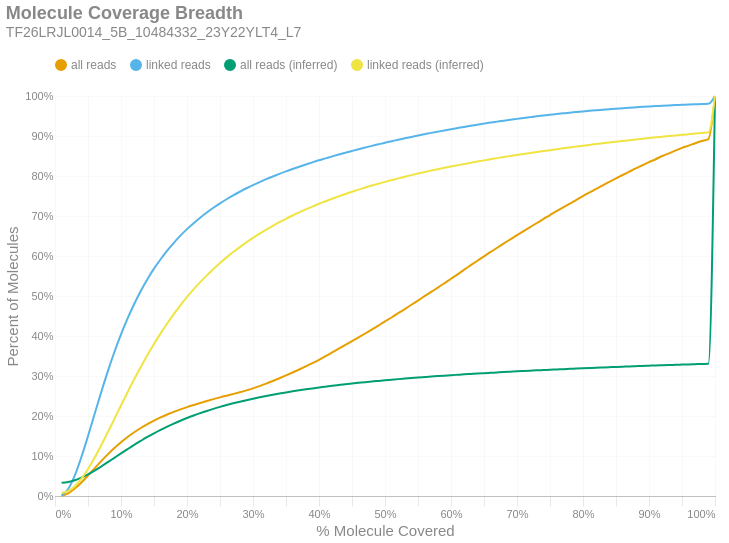

Notebook code for this chart:
### Markdown cell above
### Molecule Read Coverage
This chart shows molecule coverage breadth as computed by the number of bases aligned to that molecule. In other words, "*how much of each unique long molecule is actually sequenced/aligned?*" Keep in mind there is a distinction between sequences and alignments, since some sequences belonging to a particular molecule may not align well and wouldn't appear in the alignment data. This chart also shows molecule coverage breadth as computed by the *inferred fragment* from which the aligned sequences originate. Unlike read coverage, this calculation takes into account the total insert size, including unsequenced gaps between the forward and reverse reads. Like the previous figures, these are cumulative percents.

### Code cell
if SKIPLR:
    print_html(f"Skipped")
else:
    binned_df = consolidated_hist(valids['coverage_bp'], mask, 0.01, True)
    binned_df_inf = consolidated_hist(valids['coverage_inserts'], mask, 0.01, True)
    binned_df = binned_df.with_columns(pl.lit(binned_df_inf['all reads (cumsum)']).alias('all reads (inferred)'))
    binned_df = binned_df.with_columns(pl.lit(binned_df_inf['linked reads (cumsum)']).alias('linked reads (inferred)'))
    binned_df = binned_df.with_columns(
        (pl.col('bin').cast(pl.Float64) + 0.01).alias('right_edge')
    )

    with SafeRender(binned_df):
        (
            density_plot(binned_df, 'Molecule Coverage Breadth', samplename, 'molcov', ['all reads (inferred)','linked reads (inferred)'])
            .encode(
                #x=alt.X('bin:Q', title="% Molecule Covered").axis(format = '%').scale(padding=0),
                x=alt.X('right_edge:Q', title="% Molecule Covered").axis(format='%').scale(padding=0),
                y=alt.Y('value:Q', title='Percent of Molecules')
                    .axis(format='%')
                    .stack(False)
                    .scale(domainMin=0, padding=0),
                color=alt.Color("key:N").scale(domain = ["all reads", "linked reads", "all reads (inferred)", "linked reads (inferred)"]),
                tooltip = [
                    alt.Tooltip("key:N", title = "Data Type"),
                    alt.Tooltip("range_label:N", title="% Molecule Covered"),
                    alt.Tooltip("value:Q", format = ".2%", title="% Molecules")
                ]
            )
        ).display()

### Figure 1 — Vega-Lite specification as saved in the notebook (floating-point values rounded to 4 significant figures)
{"width": "container", "height": 400, "config": {"title": {"anchor": "start", "dy": -15, "fontSize": 18, "color": "#888888", "subtitleColor": "#888888", "subtitleFontSize": 14}, "arc": {"fill": "#0072B2"}, "axis": {"domainColor": "#888888", "domainWidth": 0.5, "gridWidth": 0.2, "grid": false, "titleFontWeight": 400, "titleFontSize": 15, "labelFontSize": 11, "labelColor": "#888888", "tickColor": "#888888", "tickWidth": 0.2, "titleColor": "#888888"}, "axisBand": {"grid": false}, "axisX": {"grid": true, "tickSize": 10, "domainCap": "round"}, "axisY": {"domain": false, "grid": true, "tickSize": 0, "domainCap": "round"}, "background": "transparent", "header": {"labelFontSize": 15, "labelColor": "#888888", "titleFontSize": 15, "titleFontWeight": 600, "titleColor": "#888888"}, "legend": {"labelFont": "sans-serif", "labelFontSize": 12, "labelColor": "#888888", "symbolSize": 100, "symbolType": "circle", "titleFontSize": 12, "titlePadding": 10, "titleColor": "#888888", "title": null, "orient": "top"}, "range": {"category": ["#E69F00", "#56B4E9", "#009E73", "#F0E442", "#0072B2", "#D55E00", "#CC79A7", "#000000"], "diverging": ["#cfe8f3", "#a2d4ec", "#73bfe2", "#46abdb", "#1696d2", "#12719e"]}, "area": {"fill": "#0072B2", "fillOpacity": 0.7, "line": true, "strokeOpacity": 0.7}, "line": {"color": "#0072B2", "stroke": "#0072B2", "strokeWidth": 2}, "trail": {"color": "#0072B2", "stroke": "#0072B2", "strokeWidth": 0, "size": 1}, "point": {"filled": true, "fillOpacity": 1.0, "size": 95}, "text": {"color": "#888888", "fontSize": 11, "align": "right", "fontWeight": 400, "size": 11}, "bar": {"fill": "#0072B2", "stroke": null}, "view": {"stroke": null, "continuousWidth": 660, "continuousHeight": 400}}, "data": {"name": "data-a0bcf06c0b7cb27c162b915f5b9d19b7"}, "mark": {"type": "line", "interpolate": "monotone", "point": {"opacity": 0, "size": 275}}, "encoding": {"color": {"field": "key", "scale": {"domain": ["all reads", "linked reads", "all reads (inferred)", "linked reads (inferred)"]}, "type": "nominal"}, "tooltip": [{"field": "key", "title": "Data Type", "type": "nominal"}, {"field": "range_label", "title": "% Molecule Covered", "type": "nominal"}, {"field": "value", "format": ".2%", "title": "% Molecules", "type": "quantitative"}], "x": {"axis": {"format": "%"}, "field": "right_edge", "scale": {"padding": 0}, "title": "% Molecule Covered", "type": "quantitative"}, "y": {"axis": {"format": "%"}, "field": "value", "scale": {"domainMin": 0, "padding": 0}, "stack": false, "title": "Percent of Molecules", "type": "quantitative"}}, "params": [{"name": "param_c36ac31b6afebe62", "select": {"type": "point", "fields": ["key"]}, "bind": "legend"}], "title": {"text": "Molecule Coverage Breadth", "subtitle": "TF26LRJL0014_5B_10484332_23Y22YLT4_L7"}, "transform": [{"fold": ["all reads (cumsum)", "linked reads (cumsum)", "all reads (inferred)", "linked reads (inferred)"]}, {"calculate": "replace(datum.key, ' (cumsum)', '')", "as": "key"}, {"filter": {"param": "param_c36ac31b6afebe62"}}], "usermeta": {"embedOptions": {"downloadFileName": "TF26LRJL0014_5B_10484332_23Y22YLT4_L7.molcov"}}, "$schema": "https://vega.github.io/schema/vega-lite/v6.4.1.json", "datasets": {"data-a0bcf06c0b7cb27c162b915f5b9d19b7": [{"bin": "0.0", "interval": "0.0-0.01", "all reads": 0.0006528, "linked reads": 0.001178, "all reads (cumsum)": 0.0006528, "linked reads (cumsum)": 0.001178, "range_label": "0.0-0.01", "all reads (inferred)": 0.03324, "linked reads (inferred)": 0.007347, "right_edge": 0.01}, {"bin": "0.01", "interval": "0.01-0.02", "all reads": 0.006081, "linked reads": 0.0163, "all reads (cumsum)": 0.006733, "linked reads (cumsum)": 0.01747, "range_label": "0.01-0.02", "all reads (inferred)": 0.03524, "linked reads (inferred)": 0.01224, "right_edge": 0.02}, {"bin": "0.02", "interval": "0.02-0.03", "all reads": 0.01177, "linked reads": 0.03401, "all reads (cumsum)": 0.0185, "linked reads (cumsum)": 0.05148, "range_label": "0.02-0.03", "all reads (inferred)": 0.03954, "linked reads (inferred)": 0.02431, "right_edge": 0.03}, {"bin": "0.03", "interval": "0.03-0.04", "all reads": 0.01533, "linked reads": 0.04596, "all reads (cumsum)": 0.03383, "linked reads (cumsum)": 0.09744, "range_label": "0.03-0.04", "all reads (inferred)": 0.04602, "linked reads (inferred)": 0.04331, "right_edge": 0.04}, {"bin": "0.04", "interval": "0.04-0.05", "all reads": 0.01733, "linked reads": 0.05253, "all reads (cumsum)": 0.05116, "linked reads (cumsum)": 0.15, "range_label": "0.04-0.05", "all reads (inferred)": 0.05417, "linked reads (inferred)": 0.06745, "right_edge": 0.05}, {"bin": "0.05", "interval": "0.05-0.06", "all reads": 0.018, "linked reads": 0.05482, "all reads (cumsum)": 0.06916, "linked reads (cumsum)": 0.2048, "range_label": "0.05-0.06", "all reads (inferred)": 0.0635, "linked reads (inferred)": 0.09559, "right_edge": 0.06}, {"bin": "0.06", "interval": "0.06-0.07", "all reads": 0.01792, "linked reads": 0.05472, "all reads (cumsum)": 0.08708, "linked reads (cumsum)": 0.2595, "range_label": "0.06-0.07", "all reads (inferred)": 0.07377, "linked reads (inferred)": 0.1267, "right_edge": 0.07}, {"bin": "0.07", "interval": "0.07-0.08", "all reads": 0.01697, "linked reads": 0.05195, "all reads (cumsum)": 0.1041, "linked reads (cumsum)": 0.3115, "range_label": "0.07-0.08", "all reads (inferred)": 0.08449, "linked reads (inferred)": 0.1593, "right_edge": 0.08}, {"bin": "0.08", "interval": "0.08-0.09", "all reads": 0.01583, "linked reads": 0.04845, "all reads (cumsum)": 0.1199, "linked reads (cumsum)": 0.3599, "range_label": "0.08-0.09", "all reads (inferred)": 0.09548, "linked reads (inferred)": 0.1928, "right_edge": 0.09}, {"bin": "0.09", "interval": "0.09-0.1", "all reads": 0.01444, "linked reads": 0.04411, "all reads (cumsum)": 0.1343, "linked reads (cumsum)": 0.404, "range_label": "0.09-0.1", "all reads (inferred)": 0.1065, "linked reads (inferred)": 0.2263, "right_edge": 0.1}, {"bin": "0.1", "interval": "0.1-0.11", "all reads": 0.0131, "linked reads": 0.03996, "all reads (cumsum)": 0.1474, "linked reads (cumsum)": 0.444, "range_label": "0.1-0.11", "all reads (inferred)": 0.1173, "linked reads (inferred)": 0.2594, "right_edge": 0.11}, {"bin": "0.11", "interval": "0.11-0.12", "all reads": 0.01185, "linked reads": 0.03607, "all reads (cumsum)": 0.1593, "linked reads (cumsum)": 0.4801, "range_label": "0.11-0.12", "all reads (inferred)": 0.1278, "linked reads (inferred)": 0.2917, "right_edge": 0.12}, {"bin": "0.12", "interval": "0.12-0.13", "all reads": 0.01075, "linked reads": 0.03262, "all reads (cumsum)": 0.17, "linked reads (cumsum)": 0.5127, "range_label": "0.12-0.13", "all reads (inferred)": 0.1378, "linked reads (inferred)": 0.3223, "right_edge": 0.13}, {"bin": "0.13", "interval": "0.13-0.14", "all reads": 0.009682, "linked reads": 0.02924, "all reads (cumsum)": 0.1797, "linked reads (cumsum)": 0.5419, "range_label": "0.13-0.14", "all reads (inferred)": 0.1476, "linked reads (inferred)": 0.3522, "right_edge": 0.14}, {"bin": "0.14", "interval": "0.14-0.15", "all reads": 0.008808, "linked reads": 0.02643, "all reads (cumsum)": 0.1885, "linked reads (cumsum)": 0.5683, "range_label": "0.14-0.15", "all reads (inferred)": 0.1566, "linked reads (inferred)": 0.38, "right_edge": 0.15}, {"bin": "0.15", "interval": "0.15-0.16", "all reads": 0.007887, "linked reads": 0.02349, "all reads (cumsum)": 0.1964, "linked reads (cumsum)": 0.5918, "range_label": "0.15-0.16", "all reads (inferred)": 0.1653, "linked reads (inferred)": 0.4065, "right_edge": 0.16}, {"bin": "0.16", "interval": "0.16-0.17", "all reads": 0.007281, "linked reads": 0.02154, "all reads (cumsum)": 0.2037, "linked reads (cumsum)": 0.6134, "range_label": "0.16-0.17", "all reads (inferred)": 0.1734, "linked reads (inferred)": 0.4314, "right_edge": 0.17}, {"bin": "0.17", "interval": "0.17-0.18", "all reads": 0.006708, "linked reads": 0.01962, "all reads (cumsum)": 0.2104, "linked reads (cumsum)": 0.633, "range_label": "0.17-0.18", "all reads (inferred)": 0.181, "linked reads (inferred)": 0.4548, "right_edge": 0.18}, {"bin": "0.18", "interval": "0.18-0.19", "all reads": 0.006203, "linked reads": 0.01791, "all reads (cumsum)": 0.2166, "linked reads (cumsum)": 0.6509, "range_label": "0.18-0.19", "all reads (inferred)": 0.1882, "linked reads (inferred)": 0.4768, "right_edge": 0.19}, {"bin": "0.19", "interval": "0.19-0.2", "all reads": 0.005711, "linked reads": 0.01624, "all reads (cumsum)": 0.2223, "linked reads (cumsum)": 0.6671, "range_label": "0.19-0.2", "all reads (inferred)": 0.195, "linked reads (inferred)": 0.4976, "right_edge": 0.2}, {"bin": "0.2", "interval": "0.2-0.21", "all reads": 0.005348, "linked reads": 0.01501, "all reads (cumsum)": 0.2277, "linked reads (cumsum)": 0.6821, "range_label": "0.2-0.21", "all reads (inferred)": 0.2013, "linked reads (inferred)": 0.5168, "right_edge": 0.21}, {"bin": "0.21", "interval": "0.21-0.22", "all reads": 0.005007, "linked reads": 0.01369, "all reads (cumsum)": 0.2327, "linked reads (cumsum)": 0.6958, "range_label": "0.21-0.22", "all reads (inferred)": 0.2071, "linked reads (inferred)": 0.5347, "right_edge": 0.22}, {"bin": "0.22", "interval": "0.22-0.23", "all reads": 0.004835, "linked reads": 0.01281, "all reads (cumsum)": 0.2375, "linked reads (cumsum)": 0.7087, "range_label": "0.22-0.23", "all reads (inferred)": 0.2127, "linked reads (inferred)": 0.5516, "right_edge": 0.23}, {"bin": "0.23", "interval": "0.23-0.24", "all reads": 0.00467, "linked reads": 0.01194, "all reads (cumsum)": 0.2422, "linked reads (cumsum)": 0.7206, "range_label": "0.23-0.24", "all reads (inferred)": 0.2178, "linked reads (inferred)": 0.5673, "right_edge": 0.24}, {"bin": "0.24", "interval": "0.24-0.25", "all reads": 0.00444, "linked reads": 0.01101, "all reads (cumsum)": 0.2466, "linked reads (cumsum)": 0.7316, "range_label": "0.24-0.25", "all reads (inferred)": 0.2228, "linked reads (inferred)": 0.5825, "right_edge": 0.25}, {"bin": "0.25", "interval": "0.25-0.26", "all reads": 0.004183, "linked reads": 0.01024, "all reads (cumsum)": 0.2508, "linked reads (cumsum)": 0.7419, "range_label": "0.25-0.26", "all reads (inferred)": 0.2274, "linked reads (inferred)": 0.5965, "right_edge": 0.26}, {"bin": "0.26", "interval": "0.26-0.27", "all reads": 0.00424, "linked reads": 0.009693, "all reads (cumsum)": 0.255, "linked reads (cumsum)": 0.7515, "range_label": "0.26-0.27", "all reads (inferred)": 0.2317, "linked reads (inferred)": 0.6098, "right_edge": 0.27}, {"bin": "0.27", "interval": "0.27-0.28", "all reads": 0.004384, "linked reads": 0.009072, "all reads (cumsum)": 0.2594, "linked reads (cumsum)": 0.7606, "range_label": "0.27-0.28", "all reads (inferred)": 0.2358, "linked reads (inferred)": 0.6223, "right_edge": 0.28}, {"bin": "0.28", "interval": "0.28-0.29", "all reads": 0.004702, "linked reads": 0.008731, "all reads (cumsum)": 0.2641, "linked reads (cumsum)": 0.7693, "range_label": "0.28-0.29", "all reads (inferred)": 0.2396, "linked reads (inferred)": 0.634, "right_edge": 0.29}, {"bin": "0.29", "interval": "0.29-0.3", "all reads": 0.005037, "linked reads": 0.007978, "all reads (cumsum)": 0.2692, "linked reads (cumsum)": 0.7773, "range_label": "0.29-0.3", "all reads (inferred)": 0.2433, "linked reads (inferred)": 0.6452, "right_edge": 0.3}, {"bin": "0.3", "interval": "0.3-0.31", "all reads": 0.005564, "linked reads": 0.007492, "all reads (cumsum)": 0.2747, "linked reads (cumsum)": 0.7848, "range_label": "0.3-0.31", "all reads (inferred)": 0.2467, "linked reads (inferred)": 0.6557, "right_edge": 0.31}, {"bin": "0.31", "interval": "0.31-0.32", "all reads": 0.006177, "linked reads": 0.007232, "all reads (cumsum)": 0.2809, "linked reads (cumsum)": 0.7921, "range_label": "0.31-0.32", "all reads (inferred)": 0.25, "linked reads (inferred)": 0.6658, "right_edge": 0.32}, {"bin": "0.32", "interval": "0.32-0.33", "all reads": 0.006605, "linked reads": 0.006767, "all reads (cumsum)": 0.2875, "linked reads (cumsum)": 0.7988, "range_label": "0.32-0.33", "all reads (inferred)": 0.2531, "linked reads (inferred)": 0.6753, "right_edge": 0.33}, {"bin": "0.33", "interval": "0.33-0.34", "all reads": 0.006815, "linked reads": 0.006487, "all reads (cumsum)": 0.2943, "linked reads (cumsum)": 0.8053, "range_label": "0.33-0.34", "all reads (inferred)": 0.2561, "linked reads (inferred)": 0.6844, "right_edge": 0.34}, {"bin": "0.34", "interval": "0.34-0.35", "all reads": 0.007106, "linked reads": 0.00624, "all reads (cumsum)": 0.3014, "linked reads (cumsum)": 0.8115, "range_label": "0.34-0.35", "all reads (inferred)": 0.2589, "linked reads (inferred)": 0.693, "right_edge": 0.35}, {"bin": "0.35", "interval": "0.35-0.36", "all reads": 0.007367, "linked reads": 0.005885, "all reads (cumsum)": 0.3088, "linked reads (cumsum)": 0.8174, "range_label": "0.35-0.36", "all reads (inferred)": 0.2616, "linked reads (inferred)": 0.7012, "right_edge": 0.36}, {"bin": "0.36", "interval": "0.36-0.37", "all reads": 0.007539, "linked reads": 0.005747, "all reads (cumsum)": 0.3163, "linked reads (cumsum)": 0.8232, "range_label": "0.36-0.37", "all reads (inferred)": 0.2642, "linked reads (inferred)": 0.709, "right_edge": 0.37}, {"bin": "0.37", "interval": "0.37-0.38", "all reads": 0.007787, "linked reads": 0.005551, "all reads (cumsum)": 0.3241, "linked reads (cumsum)": 0.8287, "range_label": "0.37-0.38", "all reads (inferred)": 0.2666, "linked reads (inferred)": 0.7165, "right_edge": 0.38}, {"bin": "0.38", "interval": "0.38-0.39", "all reads": 0.007933, "linked reads": 0.005366, "all reads (cumsum)": 0.332, "linked reads (cumsum)": 0.8341, "range_label": "0.38-0.39", "all reads (inferred)": 0.269, "linked reads (inferred)": 0.7236, "right_edge": 0.39}, {"bin": "0.39", "interval": "0.39-0.4", "all reads": 0.008527, "linked reads": 0.005195, "all reads (cumsum)": 0.3406, "linked reads (cumsum)": 0.8393, "range_label": "0.39-0.4", "all reads (inferred)": 0.2712, "linked reads (inferred)": 0.7305, "right_edge": 0.4}, {"bin": "0.4", "interval": "0.4-0.41", "all reads": 0.008894, "linked reads": 0.004853, "all reads (cumsum)": 0.3495, "linked reads (cumsum)": 0.8441, "range_label": "0.4-0.41", "all reads (inferred)": 0.2733, "linked reads (inferred)": 0.7369, "right_edge": 0.41}, {"bin": "0.41", "interval": "0.41-0.42", "all reads": 0.009381, "linked reads": 0.004855, "all reads (cumsum)": 0.3588, "linked reads (cumsum)": 0.849, "range_label": "0.41-0.42", "all reads (inferred)": 0.2754, "linked reads (inferred)": 0.7432, "right_edge": 0.42}, {"bin": "0.42", "interval": "0.42-0.43", "all reads": 0.009485, "linked reads": 0.004666, "all reads (cumsum)": 0.3683, "linked reads (cumsum)": 0.8537, "range_label": "0.42-0.43", "all reads (inferred)": 0.2773, "linked reads (inferred)": 0.7491, "right_edge": 0.43}, {"bin": "0.43", "interval": "0.43-0.44", "all reads": 0.009342, "linked reads": 0.004516, "all reads (cumsum)": 0.3777, "linked reads (cumsum)": 0.8582, "range_label": "0.43-0.44", "all reads (inferred)": 0.2793, "linked reads (inferred)": 0.7549, "right_edge": 0.44}, {"bin": "0.44", "interval": "0.44-0.45", "all reads": 0.009439, "linked reads": 0.004404, "all reads (cumsum)": 0.3871, "linked reads (cumsum)": 0.8626, "range_label": "0.44-0.45", "all reads (inferred)": 0.2811, "linked reads (inferred)": 0.7605, "right_edge": 0.45}, {"bin": "0.45", "interval": "0.45-0.46", "all reads": 0.009545, "linked reads": 0.004342, "all reads (cumsum)": 0.3967, "linked reads (cumsum)": 0.8669, "range_label": "0.45-0.46", "all reads (inferred)": 0.2829, "linked reads (inferred)": 0.7658, "right_edge": 0.46}, {"bin": "0.46", "interval": "0.46-0.47", "all reads": 0.009601, "linked reads": 0.004206, "all reads (cumsum)": 0.4063, "linked reads (cumsum)": 0.8711, "range_label": "0.46-0.47", "all reads (inferred)": 0.2846, "linked reads (inferred)": 0.7712, "right_edge": 0.47}, {"bin": "0.47", "interval": "0.47-0.48", "all reads": 0.009868, "linked reads": 0.004124, "all reads (cumsum)": 0.4161, "linked reads (cumsum)": 0.8753, "range_label": "0.47-0.48", "all reads (inferred)": 0.2862, "linked reads (inferred)": 0.7761, "right_edge": 0.48}, {"bin": "0.48", "interval": "0.48-0.49", "all reads": 0.009704, "linked reads": 0.003918, "all reads (cumsum)": 0.4258, "linked reads (cumsum)": 0.8792, "range_label": "0.48-0.49", "all reads (inferred)": 0.2878, "linked reads (inferred)": 0.7808, "right_edge": 0.49}, {"bin": "0.49", "interval": "0.49-0.5", "all reads": 0.01096, "linked reads": 0.00409, "all reads (cumsum)": 0.4368, "linked reads (cumsum)": 0.8833, "range_label": "0.49-0.5", "all reads (inferred)": 0.2893, "linked reads (inferred)": 0.7854, "right_edge": 0.5}, {"bin": "0.5", "interval": "0.5-0.51", "all reads": 0.009511, "linked reads": 0.003646, "all reads (cumsum)": 0.4463, "linked reads (cumsum)": 0.8869, "range_label": "0.5-0.51", "all reads (inferred)": 0.2907, "linked reads (inferred)": 0.7897, "right_edge": 0.51}, {"bin": "0.51", "interval": "0.51-0.52", "all reads": 0.01072, "linked reads": 0.003669, "all reads (cumsum)": 0.457, "linked reads (cumsum)": 0.8906, "range_label": "0.51-0.52", "all reads (inferred)": 0.2922, "linked reads (inferred)": 0.7941, "right_edge": 0.52}, {"bin": "0.52", "interval": "0.52-0.53", "all reads": 0.01038, "linked reads": 0.003593, "all reads (cumsum)": 0.4674, "linked reads (cumsum)": 0.8942, "range_label": "0.52-0.53", "all reads (inferred)": 0.2935, "linked reads (inferred)": 0.7982, "right_edge": 0.53}, {"bin": "0.53", "interval": "0.53-0.54", "all reads": 0.01066, "linked reads": 0.003566, "all reads (cumsum)": 0.478, "linked reads (cumsum)": 0.8977, "range_label": "0.53-0.54", "all reads (inferred)": 0.2949, "linked reads (inferred)": 0.8022, "right_edge": 0.54}, {"bin": "0.54", "interval": "0.54-0.55", "all reads": 0.01058, "linked reads": 0.003472, "all reads (cumsum)": 0.4886, "linked reads (cumsum)": 0.9012, "range_label": "0.54-0.55", "all reads (inferred)": 0.2961, "linked reads (inferred)": 0.8061, "right_edge": 0.55}, {"bin": "0.55", "interval": "0.55-0.56", "all reads": 0.01088, "linked reads": 0.003305, "all reads (cumsum)": 0.4995, "linked reads (cumsum)": 0.9045, "range_label": "0.55-0.56", "all reads (inferred)": 0.2974, "linked reads (inferred)": 0.8098, "right_edge": 0.56}, {"bin": "0.56", "interval": "0.56-0.57", "all reads": 0.01077, "linked reads": 0.003275, "all reads (cumsum)": 0.5103, "linked reads (cumsum)": 0.9078, "range_label": "0.56-0.57", "all reads (inferred)": 0.2986, "linked reads (inferred)": 0.8135, "right_edge": 0.57}, {"bin": "0.57", "interval": "0.57-0.58", "all reads": 0.01062, "linked reads": 0.003111, "all reads (cumsum)": 0.5209, "linked reads (cumsum)": 0.9109, "range_label": "0.57-0.58", "all reads (inferred)": 0.2998, "linked reads (inferred)": 0.8171, "right_edge": 0.58}, {"bin": "0.58", "interval": "0.58-0.59", "all reads": 0.01089, "linked reads": 0.003069, "all reads (cumsum)": 0.5318, "linked reads (cumsum)": 0.914, "range_label": "0.58-0.59", "all reads (inferred)": 0.3009, "linked reads (inferred)": 0.8205, "right_edge": 0.59}, {"bin": "0.59", "interval": "0.59-0.6", "all reads": 0.01144, "linked reads": 0.00298, "all reads (cumsum)": 0.5432, "linked reads (cumsum)": 0.9169, "range_label": "0.59-0.6", "all reads (inferred)": 0.302, "linked reads (inferred)": 0.8239, "right_edge": 0.6}, {"bin": "0.6", "interval": "0.6-0.61", "all reads": 0.011, "linked reads": 0.002897, "all reads (cumsum)": 0.5542, "linked reads (cumsum)": 0.9198, "range_label": "0.6-0.61", "all reads (inferred)": 0.3031, "linked reads (inferred)": 0.827, "right_edge": 0.61}, {"bin": "0.61", "interval": "0.61-0.62", "all reads": 0.01163, "linked reads": 0.002867, "all reads (cumsum)": 0.5658, "linked reads (cumsum)": 0.9227, "range_label": "0.61-0.62", "all reads (inferred)": 0.3041, "linked reads (inferred)": 0.8302, "right_edge": 0.62}, {"bin": "0.62", "interval": "0.62-0.63", "all reads": 0.0112, "linked reads": 0.002867, "all reads (cumsum)": 0.577, "linked reads (cumsum)": 0.9256, "range_label": "0.62-0.63", "all reads (inferred)": 0.3051, "linked reads (inferred)": 0.8332, "right_edge": 0.63}, {"bin": "0.63", "interval": "0.63-0.64", "all reads": 0.01111, "linked reads": 0.002728, "all reads (cumsum)": 0.5882, "linked reads (cumsum)": 0.9283, "range_label": "0.63-0.64", "all reads (inferred)": 0.3061, "linked reads (inferred)": 0.8362, "right_edge": 0.64}, {"bin": "0.64", "interval": "0.64-0.65", "all reads": 0.01083, "linked reads": 0.00264, "all reads (cumsum)": 0.599, "linked reads (cumsum)": 0.9309, "range_label": "0.64-0.65", "all reads (inferred)": 0.3071, "linked reads (inferred)": 0.8391, "right_edge": 0.65}, {"bin": "0.65", "interval": "0.65-0.66", "all reads": 0.01123, "linked reads": 0.002619, "all reads (cumsum)": 0.6102, "linked reads (cumsum)": 0.9336, "range_label": "0.65-0.66", "all reads (inferred)": 0.308, "linked reads (inferred)": 0.8419, "right_edge": 0.66}, {"bin": "0.66", "interval": "0.66-0.67", "all reads": 0.01043, "linked reads": 0.002381, "all reads (cumsum)": 0.6207, "linked reads (cumsum)": 0.9359, "range_label": "0.66-0.67", "all reads (inferred)": 0.309, "linked reads (inferred)": 0.8447, "right_edge": 0.67}, {"bin": "0.67", "interval": "0.67-0.68", "all reads": 0.01071, "linked reads": 0.00237, "all reads (cumsum)": 0.6314, "linked reads (cumsum)": 0.9383, "range_label": "0.67-0.68", "all reads (inferred)": 0.3099, "linked reads (inferred)": 0.8474, "right_edge": 0.68}, {"bin": "0.68", "interval": "0.68-0.69", "all reads": 0.01041, "linked reads": 0.002285, "all reads (cumsum)": 0.6418, "linked reads (cumsum)": 0.9406, "range_label": "0.68-0.69", "all reads (inferred)": 0.3108, "linked reads (inferred)": 0.85, "right_edge": 0.69}, {"bin": "0.69", "interval": "0.69-0.7", "all reads": 0.01043, "linked reads": 0.002199, "all reads (cumsum)": 0.6522, "linked reads (cumsum)": 0.9428, "range_label": "0.69-0.7", "all reads (inferred)": 0.3117, "linked reads (inferred)": 0.8526, "right_edge": 0.7}, {"bin": "0.7", "interval": "0.7-0.71", "all reads": 0.01016, "linked reads": 0.002246, "all reads (cumsum)": 0.6624, "linked reads (cumsum)": 0.945, "range_label": "0.7-0.71", "all reads (inferred)": 0.3125, "linked reads (inferred)": 0.8551, "right_edge": 0.71}, {"bin": "0.71", "interval": "0.71-0.72", "all reads": 0.009946, "linked reads": 0.002122, "all reads (cumsum)": 0.6723, "linked reads (cumsum)": 0.9472, "range_label": "0.71-0.72", "all reads (inferred)": 0.3133, "linked reads (inferred)": 0.8575, "right_edge": 0.72}, {"bin": "0.72", "interval": "0.72-0.73", "all reads": 0.01019, "linked reads": 0.002079, "all reads (cumsum)": 0.6825, "linked reads (cumsum)": 0.9492, "range_label": "0.72-0.73", "all reads (inferred)": 0.3141, "linked reads (inferred)": 0.86, "right_edge": 0.73}, {"bin": "0.73", "interval": "0.73-0.74", "all reads": 0.009753, "linked reads": 0.001905, "all reads (cumsum)": 0.6923, "linked reads (cumsum)": 0.9512, "range_label": "0.73-0.74", "all reads (inferred)": 0.3149, "linked reads (inferred)": 0.8623, "right_edge": 0.74}, {"bin": "0.74", "interval": "0.74-0.75", "all reads": 0.01017, "linked reads": 0.001953, "all reads (cumsum)": 0.7024, "linked reads (cumsum)": 0.9531, "range_label": "0.74-0.75", "all reads (inferred)": 0.3157, "linked reads (inferred)": 0.8646, "right_edge": 0.75}, {"bin": "0.75", "interval": "0.75-0.76", "all reads": 0.009488, "linked reads": 0.001773, "all reads (cumsum)": 0.7119, "linked reads (cumsum)": 0.9549, "range_label": "0.75-0.76", "all reads (inferred)": 0.3164, "linked reads (inferred)": 0.8668, "right_edge": 0.76}, {"bin": "0.76", "interval": "0.76-0.77", "all reads": 0.009629, "linked reads": 0.001731, "all reads (cumsum)": 0.7215, "linked reads (cumsum)": 0.9566, "range_label": "0.76-0.77", "all reads (inferred)": 0.3172, "linked reads (inferred)": 0.8691, "right_edge": 0.77}, {"bin": "0.77", "interval": "0.77-0.78", "all reads": 0.009407, "linked reads": 0.001702, "all reads (cumsum)": 0.731, "linked reads (cumsum)": 0.9583, "range_label": "0.77-0.78", "all reads (inferred)": 0.3179, "linked reads (inferred)": 0.8713, "right_edge": 0.78}, {"bin": "0.78", "interval": "0.78-0.79", "all reads": 0.009242, "linked reads": 0.001567, "all reads (cumsum)": 0.7402, "linked reads (cumsum)": 0.9599, "range_label": "0.78-0.79", "all reads (inferred)": 0.3186, "linked reads (inferred)": 0.8735, "right_edge": 0.79}, {"bin": "0.79", "interval": "0.79-0.8", "all reads": 0.009716, "linked reads": 0.00167, "all reads (cumsum)": 0.7499, "linked reads (cumsum)": 0.9615, "range_label": "0.79-0.8", "all reads (inferred)": 0.3193, "linked reads (inferred)": 0.8756, "right_edge": 0.8}, {"bin": "0.8", "interval": "0.8-0.81", "all reads": 0.008909, "linked reads": 0.001408, "all reads (cumsum)": 0.7588, "linked reads (cumsum)": 0.963, "range_label": "0.8-0.81", "all reads (inferred)": 0.32, "linked reads (inferred)": 0.8777, "right_edge": 0.81}, {"bin": "0.81", "interval": "0.81-0.82", "all reads": 0.008938, "linked reads": 0.001449, "all reads (cumsum)": 0.7678, "linked reads (cumsum)": 0.9644, "range_label": "0.81-0.82", "all reads (inferred)": 0.3207, "linked reads (inferred)": 0.8798, "right_edge": 0.82}, {"bin": "0.82", "interval": "0.82-0.83", "all reads": 0.009091, "linked reads": 0.001328, "all reads (cumsum)": 0.7769, "linked reads (cumsum)": 0.9657, "range_label": "0.82-0.83", "all reads (inferred)": 0.3214, "linked reads (inferred)": 0.8818, "right_edge": 0.83}, {"bin": "0.83", "interval": "0.83-0.84", "all reads": 0.008716, "linked reads": 0.001329, "all reads (cumsum)": 0.7856, "linked reads (cumsum)": 0.9671, "range_label": "0.83-0.84", "all reads (inferred)": 0.3221, "linked reads (inferred)": 0.8838, "right_edge": 0.84}, {"bin": "0.84", "interval": "0.84-0.85", "all reads": 0.008539, "linked reads": 0.001294, "all reads (cumsum)": 0.7941, "linked reads (cumsum)": 0.9684, "range_label": "0.84-0.85", "all reads (inferred)": 0.3227, "linked reads (inferred)": 0.8857, "right_edge": 0.85}, {"bin": "0.85", "interval": "0.85-0.86", "all reads": 0.008381, "linked reads": 0.001204, "all reads (cumsum)": 0.8025, "linked reads (cumsum)": 0.9696, "range_label": "0.85-0.86", "all reads (inferred)": 0.3233, "linked reads (inferred)": 0.8876, "right_edge": 0.86}, {"bin": "0.86", "interval": "0.86-0.87", "all reads": 0.008219, "linked reads": 0.001139, "all reads (cumsum)": 0.8107, "linked reads (cumsum)": 0.9707, "range_label": "0.86-0.87", "all reads (inferred)": 0.324, "linked reads (inferred)": 0.8895, "right_edge": 0.87}, {"bin": "0.87", "interval": "0.87-0.88", "all reads": 0.008261, "linked reads": 0.001081, "all reads (cumsum)": 0.819, "linked reads (cumsum)": 0.9718, "range_label": "0.87-0.88", "all reads (inferred)": 0.3246, "linked reads (inferred)": 0.8914, "right_edge": 0.88}, {"bin": "0.88", "interval": "0.88-0.89", "all reads": 0.007859, "linked reads": 0.001065, "all reads (cumsum)": 0.8268, "linked reads (cumsum)": 0.9728, "range_label": "0.88-0.89", "all reads (inferred)": 0.3252, "linked reads (inferred)": 0.8932, "right_edge": 0.89}, {"bin": "0.89", "interval": "0.89-0.9", "all reads": 0.007911, "linked reads": 0.001013, "all reads (cumsum)": 0.8347, "linked reads (cumsum)": 0.9739, "range_label": "0.89-0.9", "all reads (inferred)": 0.3258, "linked reads (inferred)": 0.8949, "right_edge": 0.9}, {"bin": "0.9", "interval": "0.9-0.91", "all reads": 0.00721, "linked reads": 0.0008663, "all reads (cumsum)": 0.8419, "linked reads (cumsum)": 0.9747, "range_label": "0.9-0.91", "all reads (inferred)": 0.3264, "linked reads (inferred)": 0.8966, "right_edge": 0.91}, {"bin": "0.91", "interval": "0.91-0.92", "all reads": 0.008101, "linked reads": 0.0009092, "all reads (cumsum)": 0.85, "linked reads (cumsum)": 0.9756, "range_label": "0.91-0.92", "all reads (inferred)": 0.3269, "linked reads (inferred)": 0.8982, "right_edge": 0.92}, {"bin": "0.92", "interval": "0.92-0.93", "all reads": 0.006466, "linked reads": 0.0008453, "all reads (cumsum)": 0.8565, "linked reads (cumsum)": 0.9765, "range_label": "0.92-0.93", "all reads (inferred)": 0.3275, "linked reads (inferred)": 0.8999, "right_edge": 0.93}, {"bin": "0.93", "interval": "0.93-0.94", "all reads": 0.006864, "linked reads": 0.0007686, "all reads (cumsum)": 0.8634, "linked reads (cumsum)": 0.9772, "range_label": "0.93-0.94", "all reads (inferred)": 0.328, "linked reads (inferred)": 0.9014, "right_edge": 0.94}, {"bin": "0.94", "interval": "0.94-0.95", "all reads": 0.006913, "linked reads": 0.0007015, "all reads (cumsum)": 0.8703, "linked reads (cumsum)": 0.9779, "range_label": "0.94-0.95", "all reads (inferred)": 0.3285, "linked reads (inferred)": 0.903, "right_edge": 0.95}, {"bin": "0.95", "interval": "0.95-0.96", "all reads": 0.005615, "linked reads": 0.0007249, "all reads (cumsum)": 0.8759, "linked reads (cumsum)": 0.9787, "range_label": "0.95-0.96", "all reads (inferred)": 0.329, "linked reads (inferred)": 0.9045, "right_edge": 0.96}, {"bin": "0.96", "interval": "0.96-0.97", "all reads": 0.006015, "linked reads": 0.0006578, "all reads (cumsum)": 0.8819, "linked reads (cumsum)": 0.9793, "range_label": "0.96-0.97", "all reads (inferred)": 0.3295, "linked reads (inferred)": 0.906, "right_edge": 0.97}, {"bin": "0.97", "interval": "0.97-0.98", "all reads": 0.005669, "linked reads": 0.0005875, "all reads (cumsum)": 0.8876, "linked reads (cumsum)": 0.9799, "range_label": "0.97-0.98", "all reads (inferred)": 0.3301, "linked reads (inferred)": 0.9075, "right_edge": 0.98}, {"bin": "0.98", "interval": "0.98-0.99", "all reads": 0.004815, "linked reads": 0.000619, "all reads (cumsum)": 0.8924, "linked reads (cumsum)": 0.9805, "range_label": "0.98-0.99", "all reads (inferred)": 0.3306, "linked reads (inferred)": 0.909, "right_edge": 0.99}, {"bin": "0.99", "interval": "0.99-1.0", "all reads": 0.1076, "linked reads": 0.01946, "all reads (cumsum)": 1.0, "linked reads (cumsum)": 1.0, "range_label": "0.99-1.0", "all reads (inferred)": 1.0, "linked reads (inferred)": 1.0, "right_edge": 1.0}]}}
